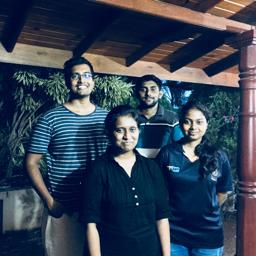
%> input picture MATLAB/FPGA_256.jpg, 256 x 256 px
$ octave fpga_colour.m   (GNU Octave 9; MATLAB toolbox functions it lacks are replaced by stand-ins)
%> lines starting %> are read from the running program, lines starting %| are printed output that depends on the picture
instrreset;
%> (this line was passed over: instrreset is not available in this run)

%% Load Assembly Code to the IRAM

% [22 lines of commented-out code are left out]

%% Create 256 by 256 Original Image

a = 256;
original_im = imread('C:\Users\D I B Wickremasinghe\Desktop\Processor Design\MATLAB\FPGA_256.jpg');
%> original_im is the input picture: size 256x256x3 uint8; mean R, G, B 53.7, 67.1, 85.7
original_im = original_im(1:a,1:a,:);

%RED
inverted_R = original_im(:,:,1)';
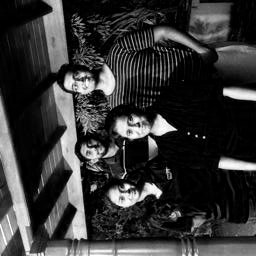
%> inverted_R: size 256x256 uint8; min 0, max 255, mean 53.7
imageRow_R= inverted_R(:);
length_im1=length(imageRow_R);
%> length_im1 = 65536
%GREEN
inverted_G = original_im(:,:,2)';
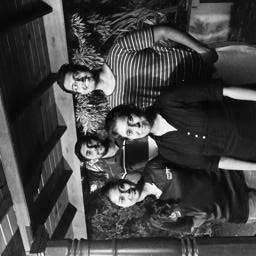
%> inverted_G: size 256x256 uint8; min 0, max 255, mean 67.1
imageRow_G= inverted_G(:);
length_im2=length(imageRow_G);
%> length_im2 = 65536
%BLUE
inverted_B = original_im(:,:,3)';
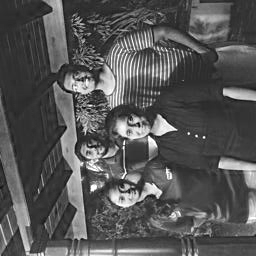
%> inverted_B: size 256x256 uint8; min 0, max 255, mean 85.7
imageRow_B= inverted_B(:);
length_im3=length(imageRow_B);
%> length_im3 = 65536

%% Send Original Image
disp('To downsample image R matrix.. Press Space bar.....');
pause;
disp('Wait to start transmit process.....');

%> (the run ends here)
